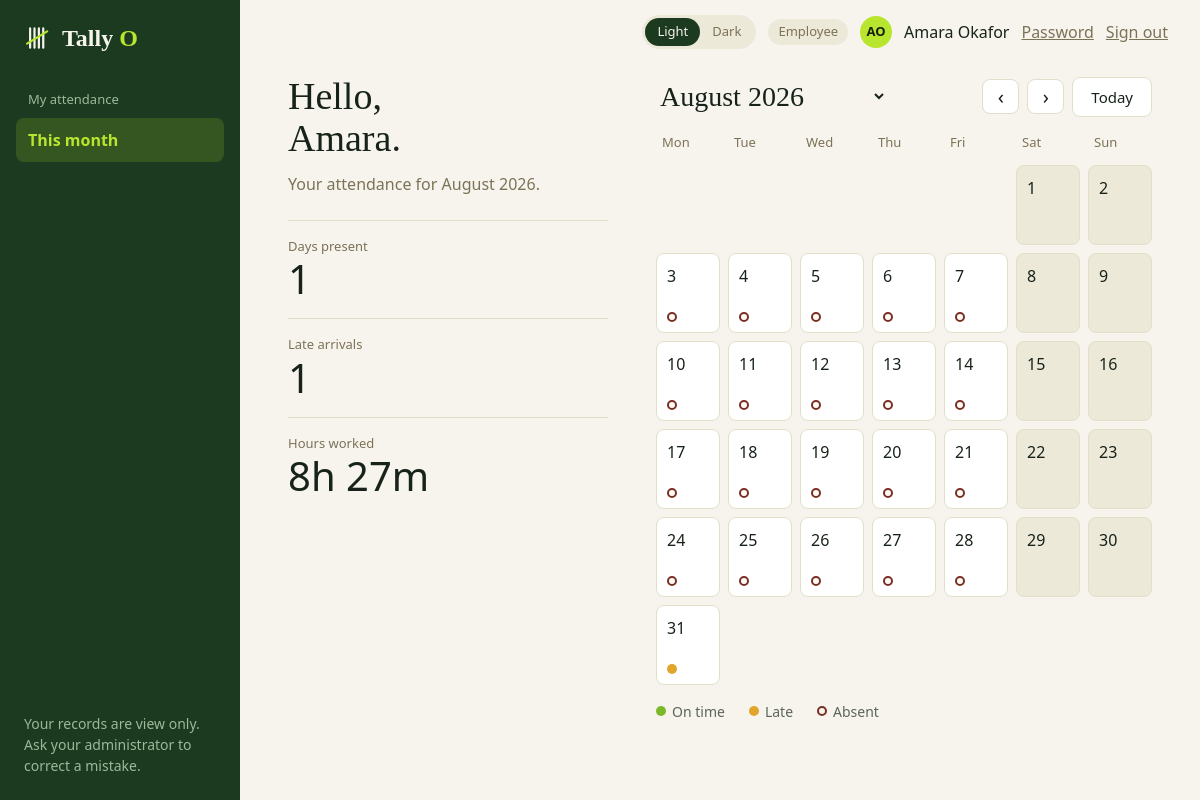
Before: /portal?month=2026-08 (signed in) with the older database file.
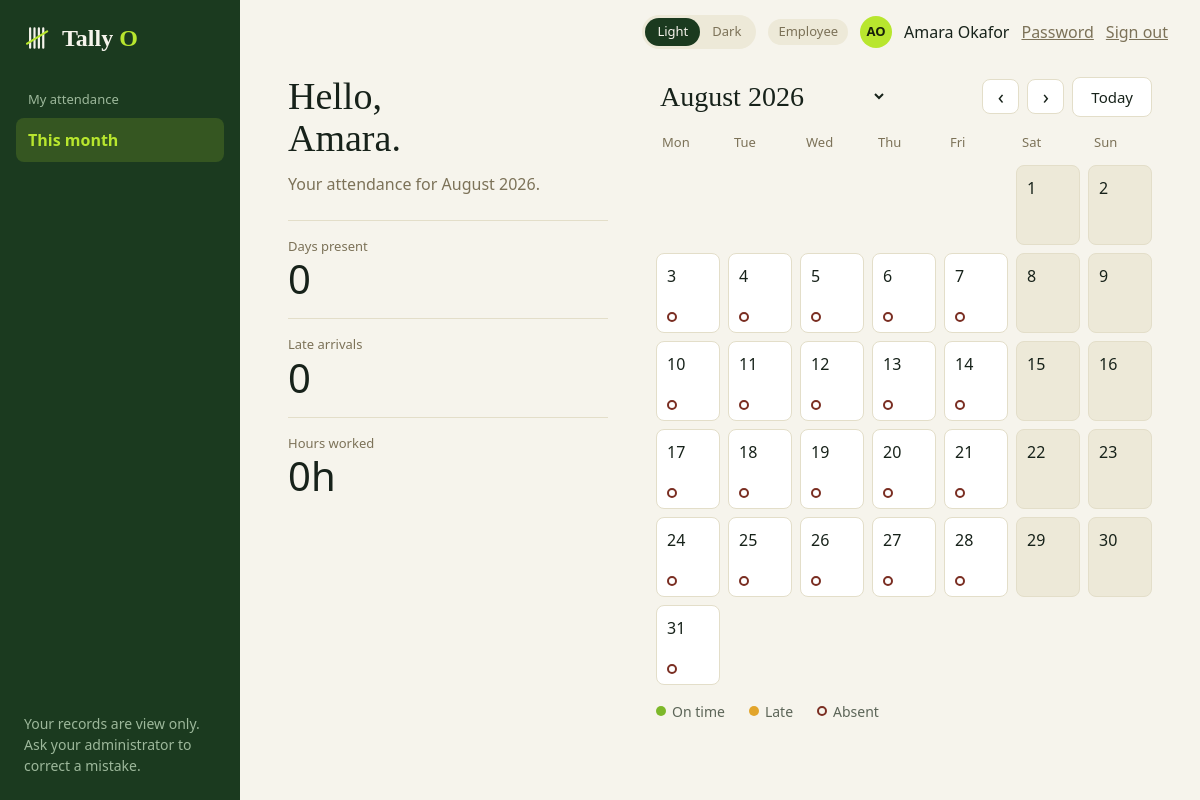
After: the same page with the newer database file.
### tables this page shows
CREATE TABLE attendance (
    id          INTEGER PRIMARY KEY,
    employee_id INTEGER NOT NULL REFERENCES employees(id),
    work_date   TEXT    NOT NULL,
    check_in    TEXT    NOT NULL,
    check_out   TEXT,
    status      TEXT    NOT NULL CHECK (status IN ('on_time', 'late')),
    source      TEXT    NOT NULL DEFAULT 'card' CHECK (source IN ('card', 'manual')),
    note        TEXT,
    UNIQUE (employee_id, work_date),                    -- blocks duplicate records
    CHECK (check_out IS NULL OR check_out > check_in)   -- blocks invalid records
);

### portal.py (the view)
@bp.route("")
@employee_only
def home():
    conn, today = db.get_db(), date.today()
    employee_id = session["user"].get("employee_id")
    person = queries.get_employee(conn, employee_id) if employee_id else None
    if person is None:
        abort(403)
    joined_first = date.fromisoformat(person["joined_on"]).replace(day=1)
    first = max(queries.resolve_month(request.args.get("month"), today), min(joined_first, today.replace(day=1)))
    prev, nxt = queries.month_neighbours(first, today)
    if prev < joined_first:
        prev = None                                    # nothing exists before they joined
    return render_template(
        "portal_month.html", cal=queries.employee_calendar(conn, person["id"], first, today),
        first=first, month_label=first.strftime("%B %Y"), prev=prev, next_month=nxt,
        months=queries.month_options(joined_first, today), is_current=first == today.replace(day=1),
        first_name=person["full_name"].split()[0], person=person, **shell_context("This month"))

### app.py (called while the page is built)
@app.context_processor
def inject_globals():
    return {"APP_NAME": APP_NAME, "APP_TAGLINE": APP_TAGLINE,
            "csrf_token": auth.csrf_token, "safe_url": safe_url,
            "reader": reader.status(db.get_db())}

@app.after_request
def no_store_when_signed_in(response):
    if "user" in session and request.endpoint != "static":
        response.headers["Cache-Control"] = "no-store"
    return response

### auth.py (called while the page is built)
def csrf_token():
    if "csrf" not in session:
        session["csrf"] = secrets.token_hex(16)
    return session["csrf"]

def role_required(*roles):
    def decorator(view):
        @wraps(view)
        @login_required
        def wrapped(*args, **kwargs):
            if session["user"]["role"] not in roles:
                abort(403)
            return view(*args, **kwargs)
        return wrapped
    return decorator

### db.py (called while the page is built)
def get_db():
    if "db" not in g:
        g.db = connect(current_app.config["DATABASE"])
    return g.db

### queries.py (called while the page is built)
def get_employee(db, employee_id):
    return db.execute("SELECT * FROM employees WHERE id = ?", (employee_id,)).fetchone()

def hours_label(minutes):
    h, m = divmod(int(minutes), 60)
    return "%dh %02dm" % (h, m) if m else "%dh" % h

### templates/portal_month.html (shortened to what this page needs)
{% extends "app_shell.html" %}
{% block content %}
  <div class="portal-grid">
    <section>
      <h1 class="page-title">Hello,<br>{{ first_name }}.</h1>
      <p class="muted mt-3">Your attendance for {{ month_label }}.</p>
      <div class="portal-stats mt-5">
        <div class="stat"><div class="muted small">Days present</div><div class="stat-value">{{ cal.present }}</div></div>
        <div class="stat"><div class="muted small">Late arrivals</div><div class="stat-value">{{ cal.late }}</div></div>
        <div class="stat"><div class="muted small">Hours worked</div><div class="stat-value">{{ cal.hours }}</div></div>
      </div>
    </section>
    <section>
      <div class="cal-head-row">
        <form class="month-picker" method="get" action="{{ url_for('portal.home') }}">
          <select class="month-select" id="month" name="month" onchange="this.form.submit()">
            {% for value, label in months %}<option value="{{ value }}" {% if value == first.strftime('%Y-%m') %}selected{% endif %}>{{ label }}</option>{% endfor %}
          </select>
        </form>
        <div class="row gap-2">
          {% if prev %}<a class="btn btn-secondary btn-icon" href="{{ url_for('portal.home', month=prev.strftime('%Y-%m')) }}" aria-label="Previous month">‹</a>
          {% else %}<span class="btn btn-secondary btn-icon is-disabled" aria-disabled="true">‹</span>{% endif %}
          {% if next_month %}<a class="btn btn-secondary btn-icon" href="{{ url_for('portal.home', month=next_month.strftime('%Y-%m')) }}" aria-label="Next month">›</a>
          {% else %}<span class="btn btn-secondary btn-icon is-disabled" aria-disabled="true">›</span>{% endif %}
          {% if is_current %}<span class="btn btn-secondary is-disabled" aria-disabled="true">Today</span>
          {% else %}<a class="btn btn-secondary" href="{{ url_for('portal.home') }}">Today</a>{% endif %}
        </div>
      </div>
      <div class="cal" role="grid" aria-label="Attendance for {{ month_label }}">
        {% for name in ('Mon', 'Tue', 'Wed', 'Thu', 'Fri', 'Sat', 'Sun') %}<div class="cal-dow" role="columnheader">{{ name }}</div>{% endfor %}
        {% for week in cal.weeks %}{% for c in week %}
          {% if c %}
            <div class="cal-cell {{ 'is-weekend' if c.weekend }} {{ 'is-future' if c.state == 'future' }} {{ 'is-today' if c.today }}" role="gridcell"
                 {% if c.title %}title="{{ c.title }}"{% endif %}>
              <span>{{ c.day }}</span>
              {% if c.state == 'on_time' %}<span class="cal-dot dot-ok"></span><span class="visually-hidden">On time</span>
              {% elif c.state == 'late' %}<span class="cal-dot dot-late"></span><span class="visually-hidden">Late</span>
              {% elif c.state == 'absent' %}<span class="cal-dot dot-absent"></span><span class="visually-hidden">Absent</span>{% endif %}
            </div>
          {% else %}<div class="cal-blank"></div>{% endif %}
        {% endfor %}{% endfor %}
      </div>
      <div class="legend">
        <span><i class="cal-dot dot-ok"></i>On time</span>
        <span><i class="cal-dot dot-late"></i>Late</span>
        <span><i class="cal-dot dot-absent"></i>Absent</span>
      </div>
    </section>
  </div>
{% endblock %}

### templates/app_shell.html (shortened to what this page needs)
{% extends "base.html" %}
{% block head %}
  <link rel="stylesheet" href="{{ url_for('static', filename='css/dashboard.css') }}">
{% endblock %}
{% block body %}
<div class="shell">
  <aside class="sidebar">
    <a class="sidebar-brand" href="{{ url_for('home') }}">
      {% include "partials/logo.html" %}
    </a>
    <nav aria-label="Main menu">
      {% for group in nav %}
        <div class="nav-label">{{ group.label }}</div>
        {% for link in group.links %}
          <a class="nav-link" href="{{ link.href }}"
             {% if link.name == active %}aria-current="page"{% endif %}>{{ link.name }}</a>
        {% endfor %}
      {% endfor %}
    </nav>
    <div class="sidebar-footer">
      {% block sidebar_footer %}{% if role_key == 'hr' %}HR access is view and export only. Contact an admin to change employees or cards.{% elif role_key == 'employee' %}Your records are view only. Ask your administrator to correct a mistake.{% else %}<span class="dot {{ '' if reader.connected else 'dot-off' }}"></span> {{ reader.label }}{% endif %}{% endblock %}
    </div>
  </aside>
  <div class="main">
    <header class="topbar">
      {% include "partials/theme_toggle.html" %}
      <span class="pill">{{ role_label }}</span>
      <span class="avatar avatar-accent">{{ user_initials }}</span>
      <span>{{ user_name }}</span>
      <a class="muted" href="{{ safe_url('account.password') }}">Password</a>
      <form class="inline-form" method="post" action="{{ url_for('auth.logout') }}">
        <button class="link-button muted" type="submit">Sign out</button>
      </form>
    </header>
    <main class="content">
      {% block content %}{% endblock %}
    </main>
  </div>
</div>
{% endblock %}

Changed rows visible on the page:
no longer on this page (row edited): attendance: day "31", status "late" (drawn)
Other visible differences:
{{ cal.present }}: "1" → "0"
{{ cal.late }}: "1" → "0"
{{ cal.hours }}: "8h 27m" → "0h"
new list line: "31"
